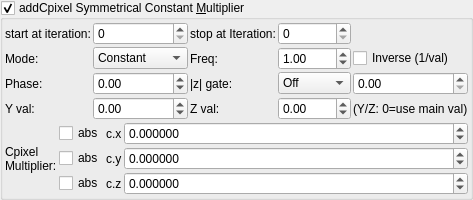
    <widget class="MyGroupBox" name="groupCheck_transf_addCpixel_enabled_false">
     <property name="toolTip">
      <string>&lt;html&gt;&lt;head/&gt;&lt;body&gt;&lt;p&gt;Cpixel is CVector3 c = ( c.x, c.y, c.z). It is each original point (pixel) in 3D space where the iteration starts from, ( c = original z for each point .) It is commonly found in formula structures z = f(z) + c.&lt;/p&gt;&lt;p&gt;The Cpixel multiplier effectively scales this point &amp;quot;c&amp;quot; towards the origin.&lt;/p&gt;&lt;p&gt;This transform allows the addition or subtraction of Cpixel, dependent on whether z is postive or negative.&lt;/p&gt;&lt;p&gt;e.g if &lt;span style=&quot; font-style:italic;&quot;&gt;z.x&lt;/span&gt; is positive then &lt;span style=&quot; font-style:italic;&quot;&gt;fabs(c.x)&lt;/span&gt; is added, if &lt;span style=&quot; font-style:italic;&quot;&gt;z.x&lt;/span&gt; is negative then &lt;span style=&quot; font-style:italic;&quot;&gt;fabs(c)&lt;/span&gt; is subtracted. &lt;/p&gt;&lt;p&gt;Also try negative addCpixel constant multipliers.&lt;/p&gt;&lt;p&gt;If checkBoxes are disabled then Cpixel remains signed.&lt;/p&gt;&lt;p&gt;&lt;br/&gt;&lt;/p&gt;&lt;/body&gt;&lt;/html&gt;</string>
     </property>
     <property name="title">
      <string>addCpixel Symmetrical Constant &amp;Multiplier</string>
     </property>
     <property name="checkable">
      <bool>true</bool>
     </property>
     <layout class="QVBoxLayout" name="verticalLayout_49">
      <property name="spacing">
       <number>2</number>
      </property>
      <property name="leftMargin">
       <number>2</number>
      </property>
      <property name="topMargin">
       <number>2</number>
      </property>
      <property name="rightMargin">
       <number>2</number>
      </property>
      <property name="bottomMargin">
       <number>2</number>
      </property>
      <item>
       <layout class="QGridLayout" name="gridLayout_8">
        <property name="spacing">
         <number>2</number>
        </property>
        <item row="0" column="1">
         <widget class="MySpinBox" name="spinboxInt_transf_multiplier_start_iter_2">
          <property name="sizePolicy">
           <sizepolicy hsizetype="Minimum" vsizetype="Maximum">
            <horstretch>0</horstretch>
            <verstretch>0</verstretch>
           </sizepolicy>
          </property>
          <property name="minimum">
           <number>0</number>
          </property>
          <property name="maximum">
           <number>999</number>
          </property>
          <property name="value">
           <number>0</number>
          </property>
         </widget>
        </item>
        <item row="0" column="0">
         <widget class="QLabel" name="label_56">
          <property name="text">
           <string>start at iteration:</string>
          </property>
         </widget>
        </item>
        <item row="0" column="2">
         <widget class="QLabel" name="label_57">
          <property name="text">
           <string>stop at Iteration:</string>
          </property>
         </widget>
        </item>
        <item row="0" column="3">
         <widget class="MySpinBox" name="spinboxInt_transf_multiplier_stop_iter_2">
          <property name="sizePolicy">
           <sizepolicy hsizetype="Minimum" vsizetype="Maximum">
            <horstretch>0</horstretch>
            <verstretch>0</verstretch>
           </sizepolicy>
          </property>
          <property name="maximum">
           <number>999</number>
          </property>
         </widget>
        </item>
      <item row="1" column="0">
       <widget class="QLabel"><property name="text"><string>Mode:</string></property></widget>
      </item>
      <item row="1" column="1">
       <widget class="MyComboBox" name="comboBox_transf_multiplier_value_mode_2">
        <item><property name="text"><string notr="true">Constant</string></property></item>
        <item><property name="text"><string notr="true">Sine</string></property></item>
        <item><property name="text"><string notr="true">Ramp</string></property></item>
        <item><property name="text"><string notr="true">Exponential</string></property></item>
        <item><property name="text"><string notr="true">Triangle</string></property></item>
        <item><property name="text"><string notr="true">Square</string></property></item>
        <item><property name="text"><string notr="true">Smoothstep</string></property></item>
        <item><property name="text"><string notr="true">Noise</string></property></item>
        <item><property name="text"><string notr="true">Ping-pong</string></property></item>
        <item><property name="text"><string notr="true">Stepped</string></property></item>
       </widget>
      </item>
      <item row="1" column="2">
       <widget class="QLabel"><property name="text"><string>Freq:</string></property></widget>
      </item>
      <item row="1" column="3">
       <widget class="MyDoubleSpinBox" name="spinbox_transf_multiplier_frequency_2">
        <property name="minimum"><double>0.01</double></property><property name="maximum"><double>100.0</double></property>
        <property name="singleStep"><double>0.1</double></property><property name="value"><double>1.0</double></property>
       </widget>
      </item>
      <item row="1" column="4" colspan="2">
       <widget class="MyCheckBox" name="checkBox_transf_multiplier_inverse_2">
        <property name="text"><string>Inverse (1/val)</string></property>
       </widget>
      </item>
      <item row="2" column="0">
       <widget class="QLabel"><property name="text"><string>Phase:</string></property></widget>
      </item>
      <item row="2" column="1">
       <widget class="MyDoubleSpinBox" name="spinbox_transf_multiplier_phase_2">
        <property name="minimum"><double>-10.0</double></property><property name="maximum"><double>10.0</double></property>
        <property name="singleStep"><double>0.1</double></property><property name="value"><double>0.0</double></property>
       </widget>
      </item>
      <item row="2" column="2">
       <widget class="QLabel"><property name="text"><string>|z| gate:</string></property></widget>
      </item>
      <item row="2" column="3">
       <widget class="MyComboBox" name="comboBox_transf_multiplier_threshold_mode_2">
        <item><property name="text"><string notr="true">Off</string></property></item>
        <item><property name="text"><string notr="true">&gt; thresh</string></property></item>
        <item><property name="text"><string notr="true">&lt; thresh</string></property></item>
       </widget>
      </item>
      <item row="2" column="4" colspan="2">
       <widget class="MyDoubleSpinBox" name="spinbox_transf_multiplier_threshold_2">
        <property name="minimum"><double>0.0</double></property><property name="maximum"><double>1000.0</double></property>
        <property name="singleStep"><double>0.1</double></property><property name="value"><double>0.0</double></property>
       </widget>
      </item>
      <item row="3" column="0">
       <widget class="QLabel"><property name="text"><string>Y val:</string></property></widget>
      </item>
      <item row="3" column="1">
       <widget class="MyDoubleSpinBox" name="spinbox_transf_multiplier_scale_y_2">
        <property name="minimum"><double>-100.0</double></property><property name="maximum"><double>100.0</double></property>
        <property name="singleStep"><double>0.01</double></property><property name="value"><double>0.0</double></property>
       </widget>
      </item>
      <item row="3" column="2">
       <widget class="QLabel"><property name="text"><string>Z val:</string></property></widget>
      </item>
      <item row="3" column="3">
       <widget class="MyDoubleSpinBox" name="spinbox_transf_multiplier_scale_z_2">
        <property name="minimum"><double>-100.0</double></property><property name="maximum"><double>100.0</double></property>
        <property name="singleStep"><double>0.01</double></property><property name="value"><double>0.0</double></property>
       </widget>
      </item>
      <item row="3" column="4" colspan="2">
       <widget class="QLabel"><property name="text"><string notr="true">(Y/Z: 0=use main val)</string></property></widget>
      </item>
       </layout>
      </item>
      <item>
       <layout class="QGridLayout" name="gridLayout_23" columnstretch="0,0,0,1">
        <property name="spacing">
         <number>2</number>
        </property>
        <item row="0" column="2">
         <widget class="QLabel" name="label_109">
          <property name="text">
           <string notr="true">c.x</string>
          </property>
         </widget>
        </item>
        <item row="2" column="3">
         <widget class="MyDoubleSpinBox" name="spinbox3_transf_constant_multiplier_000_z">
          <property name="sizePolicy">
           <sizepolicy hsizetype="Minimum" vsizetype="Maximum">
            <horstretch>0</horstretch>
            <verstretch>0</verstretch>
           </sizepolicy>
          </property>
          <property name="prefix">
           <string/>
          </property>
          <property name="suffix">
           <string/>
          </property>
          <property name="decimals">
           <number>6</number>
          </property>
          <property name="minimum">
           <double>-99.989999999999995</double>
          </property>
          <property name="maximum">
           <double>99.989999999999995</double>
          </property>
          <property name="singleStep">
           <double>0.100000000000000</double>
          </property>
         </widget>
        </item>
        <item row="2" column="1">
         <widget class="MyCheckBox" name="checkBox_transf_function_enabledz">
          <property name="text">
           <string notr="true">abs</string>
          </property>
         </widget>
        </item>
        <item row="1" column="3">
         <widget class="MyDoubleSpinBox" name="spinbox3_transf_constant_multiplier_000_y">
          <property name="sizePolicy">
           <sizepolicy hsizetype="Minimum" vsizetype="Maximum">
            <horstretch>0</horstretch>
            <verstretch>0</verstretch>
           </sizepolicy>
          </property>
          <property name="prefix">
           <string/>
          </property>
          <property name="suffix">
           <string/>
          </property>
          <property name="decimals">
           <number>6</number>
          </property>
          <property name="minimum">
           <double>-99.989999999999995</double>
          </property>
          <property name="maximum">
           <double>99.989999999999995</double>
          </property>
          <property name="singleStep">
           <double>0.100000000000000</double>
          </property>
         </widget>
        </item>
        <item row="2" column="2">
         <widget class="QLabel" name="label_111">
          <property name="text">
           <string notr="true">c.z</string>
          </property>
         </widget>
        </item>
        <item row="0" column="1">
         <widget class="MyCheckBox" name="checkBox_transf_function_enabledx">
          <property name="text">
           <string notr="true">abs</string>
          </property>
         </widget>
        </item>
        <item row="1" column="1">
         <widget class="MyCheckBox" name="checkBox_transf_function_enabledy">
          <property name="text">
           <string notr="true">abs</string>
          </property>
         </widget>
        </item>
        <item row="0" column="3">
         <widget class="MyDoubleSpinBox" name="spinbox3_transf_constant_multiplier_000_x">
          <property name="sizePolicy">
           <sizepolicy hsizetype="Minimum" vsizetype="Maximum">
            <horstretch>0</horstretch>
            <verstretch>0</verstretch>
           </sizepolicy>
          </property>
          <property name="prefix">
           <string/>
          </property>
          <property name="suffix">
           <string/>
          </property>
          <property name="decimals">
           <number>6</number>
          </property>
          <property name="minimum">
           <double>-99.989999999999995</double>
          </property>
          <property name="maximum">
           <double>99.989999999999995</double>
          </property>
          <property name="singleStep">
           <double>0.100000000000000</double>
          </property>
         </widget>
        </item>
        <item row="1" column="2">
         <widget class="QLabel" name="label_110">
          <property name="text">
           <string notr="true">c.y</string>
          </property>
         </widget>
        </item>
        <item row="0" column="0" rowspan="3">
         <widget class="QLabel" name="label_112">
          <property name="text">
           <string>Cpixel
Multiplier:</string>
          </property>
         </widget>
        </item>
       </layout>
      </item>
     </layout>
    </widget>
